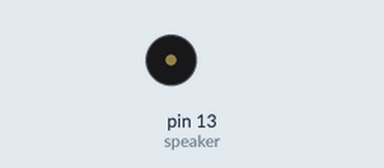
Simulated run of this sketch. Board: Arduino Uno, built with avr-gcc and run on an emulated ATmega328P. On the bench: buzzer (waves = sounding).

Above: at 1.0 s.
At 2.13 s:
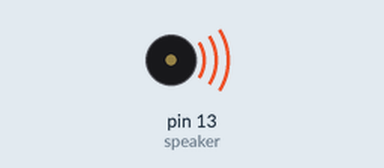
Timing chart, 0 to 5.6 s (numbered marks = the images above):
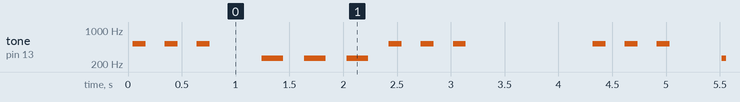

Measured:
- by itself, tone on pin 13 (speaker): repeats every 4.3 s: 2 × (silent 0.18 s, 521 Hz 0.12 s), silent 0.48 s, 2 × (261 Hz 0.20 s, silent 0.20 s), 261 Hz 0.20 s, silent 0.19 s, 2 × (521 Hz 0.12 s, silent 0.18 s), 521 Hz 0.12 s, silent 1.2 s, 521 Hz 0.12 s

The sketch:

Program02.ino
```cpp
int speaker = 13;

// Musical Notes
//              'c'  ,  'C'
int tones[] = { 1915, 956 };


void setup()
{
  pinMode(speaker, OUTPUT);
}

void loop()
{
  // Morse for S
  flash(tones[1]);
  flash(tones[1]);
  flash(tones[1]);
  delay(300);

  // Morse for O
  flash(tones[0]);
  flash(tones[0]);
  flash(tones[0]);

  // Morse for S
  flash(tones[1]);
  flash(tones[1]);
  flash(tones[1]);
  delay(1000);
}

void flash(int duration)
{
  for ( int i = 0 ; i <= 50; i++)
  {
    digitalWrite(speaker, HIGH);
    delayMicroseconds(duration);
    digitalWrite(speaker, LOW);
    delayMicroseconds(duration);
  }
  delay(200);
}
```
